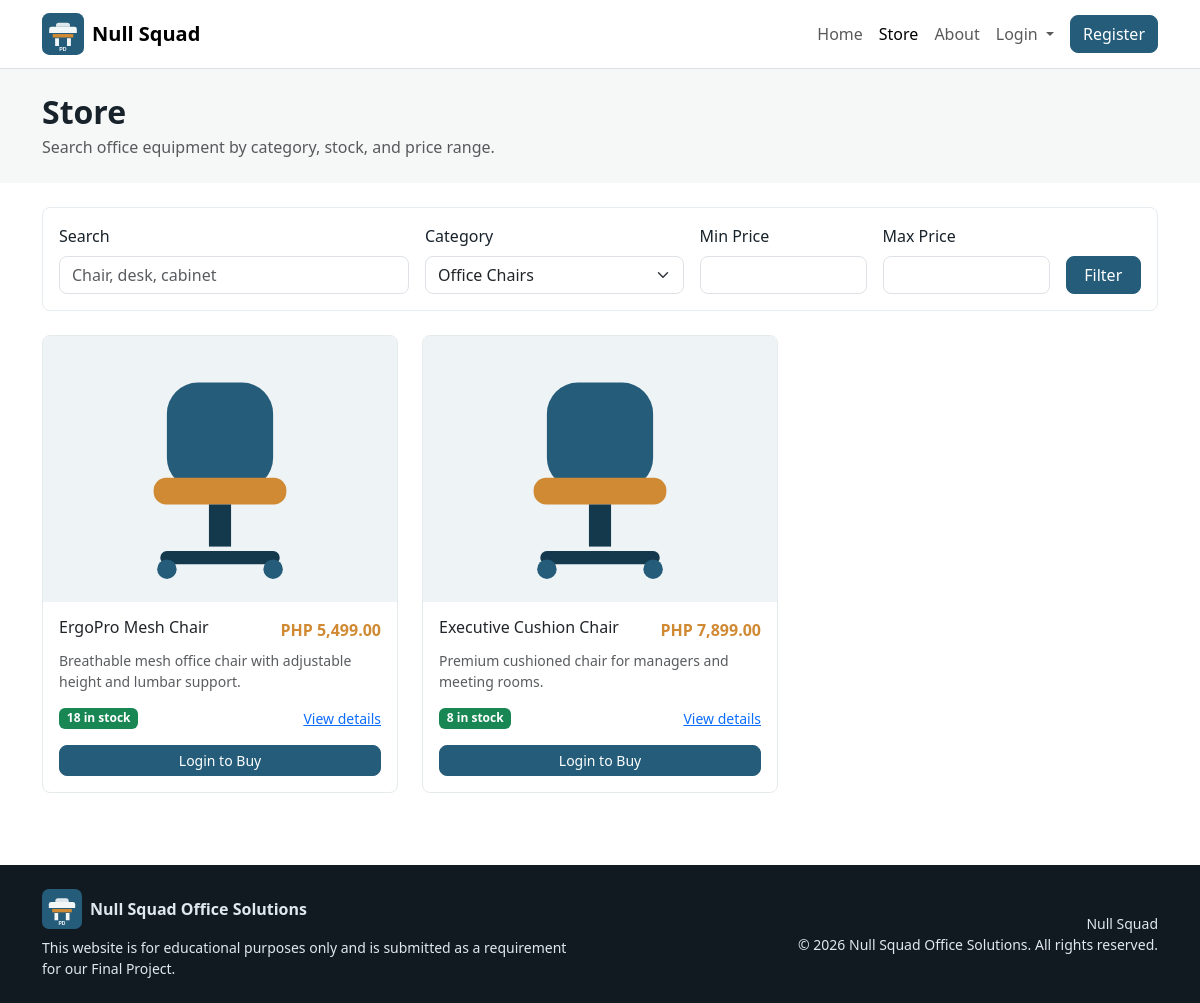
Page /store.php?category=1 on the committed database.
### tables this page shows
CREATE TABLE products (
    id INT UNSIGNED AUTO_INCREMENT PRIMARY KEY,
    category_id INT UNSIGNED NOT NULL,
    name VARCHAR(160) NOT NULL,
    description TEXT NOT NULL,
    price DECIMAL(10,2) NOT NULL DEFAULT 0.00,
    image VARCHAR(255) NULL,
    status ENUM('active', 'inactive') NOT NULL DEFAULT 'active',
    created_at DATETIME NOT NULL DEFAULT CURRENT_TIMESTAMP,
    updated_at DATETIME DEFAULT NULL ON UPDATE CURRENT_TIMESTAMP,
    INDEX idx_products_category (category_id),
    INDEX idx_products_name (name),
    CONSTRAINT fk_products_category
        FOREIGN KEY (category_id) REFERENCES categories(id)
        ON DELETE RESTRICT
);

CREATE TABLE inventory (
    id INT UNSIGNED AUTO_INCREMENT PRIMARY KEY,
    product_id INT UNSIGNED NOT NULL UNIQUE,
    quantity INT UNSIGNED NOT NULL DEFAULT 0,
    low_stock_threshold INT UNSIGNED NOT NULL DEFAULT 5,
    updated_at DATETIME DEFAULT NULL ON UPDATE CURRENT_TIMESTAMP,
    CONSTRAINT fk_inventory_product
        FOREIGN KEY (product_id) REFERENCES products(id)
        ON DELETE CASCADE
);

### functions/helpers.php (called while the page is built, shortened)
<?php
function e(mixed $value): string
{
    return htmlspecialchars((string) $value, ENT_QUOTES, 'UTF-8');
}
function app_base_url(): string
{
    $scriptDir = str_replace('\\', '/', dirname($_SERVER['SCRIPT_NAME'] ?? ''));
    $scriptDir = rtrim($scriptDir, '/');
    return $scriptDir === '/' || $scriptDir === '.' ? '' : $scriptDir;
}
function url(string $path = ''): string
{
    $base = app_base_url();
    $path = ltrim($path, '/');
    return $path === '' ? ($base ?: '/') : $base . '/' . $path;
}
function upload_url(string $filename): string
{
    if (str_starts_with($filename, 'assets/')) {
        return url($filename);
    }
    return url('uploads/products/' . ltrim($filename, '/'));
}
function money(float|int|string $amount): string
{
    return 'PHP ' . number_format((float) $amount, 2);
}
function selected(mixed $actual, mixed $expected): string
{
    return (string) $actual === (string) $expected ? 'selected' : '';
}
function excerpt(string $text, int $limit = 110): string
{
    $plain = trim(strip_tags($text));
    if (strlen($plain) <= $limit) {
        return $plain;
    }
    return substr($plain, 0, $limit - 3) . '...';
}

### includes/db.php (called while the page is built, shortened)
<?php
function db(): PDO
{
    static $pdo = null;
    if ($pdo instanceof PDO) {
        return $pdo;
    }
    $dsn = 'mysql:host=' . DB_HOST . ';dbname=' . DB_NAME . ';charset=utf8mb4';
    try {
        $pdo = new PDO($dsn, DB_USER, DB_PASS, [
            PDO::ATTR_ERRMODE => PDO::ERRMODE_EXCEPTION,
            PDO::ATTR_DEFAULT_FETCH_MODE => PDO::FETCH_ASSOC,
            PDO::ATTR_EMULATE_PREPARES => false,
        ]);
    } catch (PDOException $exception) {
        error_log('Database connection failed: ' . $exception->getMessage());
        throw new RuntimeException('Database connection failed. Please check config/config.php and import database/ecommerce_db.sql.');
    }
    return $pdo;
}

### includes/auth.php (called while the page is built, shortened)
<?php
function current_user(): ?array
{
    return $_SESSION['user'] ?? null;
}
function is_customer(): bool
{
    return (current_user()['role'] ?? '') === 'customer';
}

### store.php (the view, shortened to what this page needs)
<?php
$search = trim((string) ($_GET['search'] ?? ''));
$categoryId = (int) ($_GET['category'] ?? 0);
$minPrice = trim((string) ($_GET['min_price'] ?? ''));
$maxPrice = trim((string) ($_GET['max_price'] ?? ''));
$categories = db()->query('SELECT * FROM categories WHERE status = "active" ORDER BY name')->fetchAll();
$where = ['p.status = "active"', 'c.status = "active"'];
$params = [];
if ($categoryId > 0) {
    $where[] = 'p.category_id = :category_id';
    $params['category_id'] = $categoryId;
}
$sql = 'SELECT p.*, c.name AS category_name, i.quantity AS stock
        FROM products p
        JOIN categories c ON c.id = p.category_id
        JOIN inventory i ON i.product_id = p.id
        WHERE ' . implode(' AND ', $where) . '
        ORDER BY p.created_at DESC';
$stmt = db()->prepare($sql);
$stmt->execute($params);
$products = $stmt->fetchAll();
include __DIR__ . '/templates/header.php';
?>
<section class="section-band py-4">
    <div class="container">
        <h1 class="h2 fw-bold mb-1">Store</h1>
        <p class="text-muted mb-0">Search office equipment by category, stock, and price range.</p>
    </div>
</section>
<section class="py-4">
    <div class="container">
        <form class="store-toolbar mb-4" method="get">
            <div class="row g-3 align-items-end">
                <div class="col-lg-4">
                    <label class="form-label" for="search">Search</label>
                    <input class="form-control" id="search" name="search" value="<?= e($search) ?>" placeholder="Chair, desk, cabinet">
                </div>
                <div class="col-lg-3">
                    <label class="form-label" for="category">Category</label>
                    <select class="form-select" id="category" name="category">
                        <?php foreach ($categories as $category): ?>
                            <option value="<?= (int) $category['id'] ?>" <?= selected($categoryId, $category['id']) ?>><?= e($category['name']) ?></option>
                        <?php endforeach; ?>
                    </select>
                </div>
                <div class="col-sm-6 col-lg-2">
                    <label class="form-label" for="min_price">Min Price</label>
                    <input type="number" min="0" step="0.01" class="form-control" id="min_price" name="min_price" value="<?= e($minPrice) ?>">
                </div>
                <div class="col-sm-6 col-lg-2">
                    <label class="form-label" for="max_price">Max Price</label>
                    <input type="number" min="0" step="0.01" class="form-control" id="max_price" name="max_price" value="<?= e($maxPrice) ?>">
                </div>
                <div class="col-lg-1 d-grid">
                    <button class="btn btn-primary" type="submit">Filter</button>
                </div>
            </div>
        </form>
        <div class="row g-4">
            <?php foreach ($products as $product): ?>
                <div class="col-sm-6 col-lg-4">
                    <?php include __DIR__ . '/templates/product_card.php'; ?>
                </div>
            <?php endforeach; ?>
        </div>
    </div>
</section>
<?php include __DIR__ . '/templates/footer.php'; ?>

### templates/product_card.php
<?php
$stock = (int) ($product['stock'] ?? $product['quantity'] ?? 0);
?>
<div class="card product-card">
    <img src="<?= e(upload_url((string) ($product['image'] ?? ''))) ?>" class="product-image" alt="<?= e($product['name']) ?>">
    <div class="card-body d-flex flex-column">
        <div class="d-flex justify-content-between gap-2 align-items-start mb-2">
            <h3 class="h6 mb-0"><?= e($product['name']) ?></h3>
            <span class="fw-bold text-accent"><?= e(money($product['price'])) ?></span>
        </div>
        <p class="text-muted small flex-grow-1"><?= e(excerpt((string) $product['description'])) ?></p>
        <div class="d-flex justify-content-between align-items-center mb-3">
            <span class="badge text-bg-<?= $stock > 0 ? 'success' : 'danger' ?>"><?= $stock > 0 ? $stock . ' in stock' : 'Out of stock' ?></span>
            <a href="<?= url('product.php?id=' . (int) $product['id']) ?>" class="small">View details</a>
        </div>
        <?php if ($stock > 0): ?>
            <?php if (is_customer()): ?>
                <form method="post" action="<?= url('cart.php') ?>" class="d-flex gap-2">
                    <?= csrf_field() ?>
                    <input type="hidden" name="action" value="add">
                    <input type="hidden" name="product_id" value="<?= (int) $product['id'] ?>">
                    <input type="number" name="quantity" class="form-control form-control-sm" value="1" min="1" max="<?= $stock ?>" aria-label="Quantity">
                    <button class="btn btn-sm btn-primary" type="submit">Add to Cart</button>
                </form>
            <?php else: ?>
                <a class="btn btn-sm btn-primary" href="<?= url('login.php') ?>">Login to Buy</a>
            <?php endif; ?>
        <?php else: ?>
            <button class="btn btn-sm btn-secondary" disabled>Unavailable</button>
        <?php endif; ?>
    </div>
</div>

### assets/css/styles.css (style rules this page uses)
:root { --pd-primary: #245c7a; --pd-primary-dark: #14394d; --pd-accent: #d18a34; --pd-ink: #18222b; --pd-muted: #65737f; --pd-surface: #f6f8f7; }
body { color: var(--pd-ink); background: #ffffff; }
.btn, .card, .form-control, .form-select, .alert, .list-group-item, .modal-content { border-radius: 8px; }
.btn-primary, .bg-primary { background-color: var(--pd-primary) !important; border-color: var(--pd-primary) !important; }
.text-accent { color: var(--pd-accent); }
.section-band { background: var(--pd-surface); }
.product-card { height: 100%; border: 1px solid #e5eaed; transition: transform 0.16s ease, box-shadow 0.16s ease; }
.product-image { width: 100%; aspect-ratio: 4 / 3; object-fit: cover; background: #eef3f5; border-top-left-radius: 8px; border-top-right-radius: 8px; }
.store-toolbar { background: #ffffff; border: 1px solid #e6ecef; padding: 1rem; border-radius: 8px; }

### rows in the picture
products: image (picture), name "ErgoPro Mesh Chair", price "PHP 5,499.00", description "Breathable mesh office chair with adjustable height and lumbar support.", inventory.quantity "18"
products: image (picture), name "Executive Cushion Chair", price "PHP 7,899.00", description "Premium cushioned chair for managers and meeting rooms.", inventory.quantity "8"

### other values in the picture
APP_SHORT_NAME "Null Squad"
APP_NAME "Null Squad Office Solutions"
EDUCATIONAL_FOOTER "This website is for educational purposes only and is submitted as a requirement for our Final Project."
GROUP_NAME "Null Squad"
form field category "Office Chairs"
